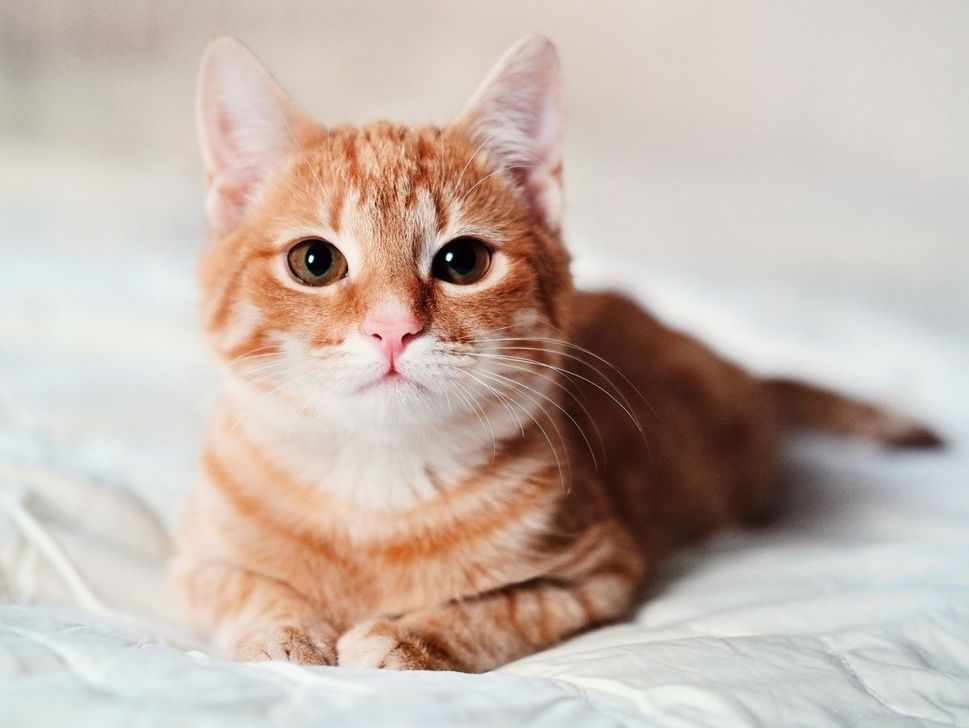
#> input picture Resources/Data/cat.jpg, 969 x 728 px, shrunk from 1200 x 901 before the run, found by its file name
$ jupyter execute '延伸學習-gaussian filter.ipynb'
#> lines starting #> are read from the running program, lines starting #| are printed output that depends on the picture
# 一、高斯分佈

高斯分佈公式：

[cell 1]
import numpy as np
import matplotlib.pyplot as plt

mu ,sigma = 0, 3 #平均值, 標準差
s = np.random.normal(mu, sigma, 10000) # create guassian noise
x = np.arange(10000)
# plot gaussian noise
plt.subplot(1,2,1)
plt.xlim(0, 1000)
plt.ylim(-20,20)
plt.plot(x,s)

# plot gaussian distribution
plt.subplot(1,2,2)
count, bins, ignored = plt.hist(s, 300)
plt.plot(bins, (1 / sigma*np.sqrt(2*np.pi))*
               np.exp(-(bins-mu)**2 / 2*sigma**2), linewidth=2, color='r')
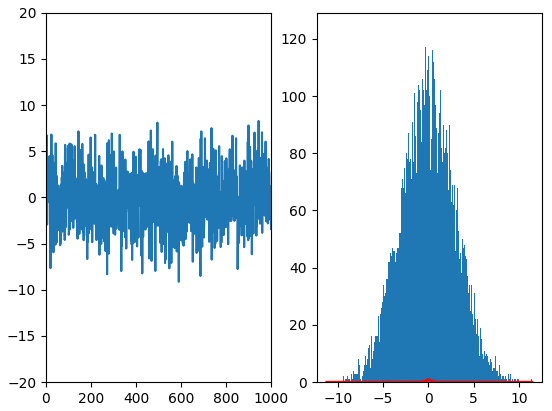
#> figure drawn by matplotlib, 2 panels; panel 1: curve peaks at x = 3118, y = 11.4; panel 2: tallest bar 123 high, from x = -0.209 to -0.134; panel 2: curve peaks at x = 0.0169, y = 0.834

# Gaussian Filter

+ 用途：降低影像雜訊、減少細節

+ 作法：將3*3(舉例)gaussian filter對影像做卷積，卷積完的結果取代中間的pixel
    + 卷積後，9個pixel用一個pixel取代
    + 影像就會變模糊


+ Gaussian filer由 gaussian function產生


[cell 2]
# 如何產生gaussian filter
import numpy as np
import matplotlib.pyplot as plt

#3*3 Gassian filter
x = np.array([[-1, 0, 1],
              [-1, 0, 1],
              [-1, 0, 1]])

y = np.array([[-1, -1, -1],
              [ 0,  0,  0],
              [ 1,  1,  1]])

# sigma = 1
gaussian_kernel = np.exp(- (x**2 + y**2))

# normalization
gaussian_kernel = gaussian_kernel/gaussian_kernel.sum()

# plot gausssain filter
plt.imshow(gaussian_kernel, cmap=plt.get_cmap('jet'), interpolation='nearest')
plt.colorbar()
plt.show()
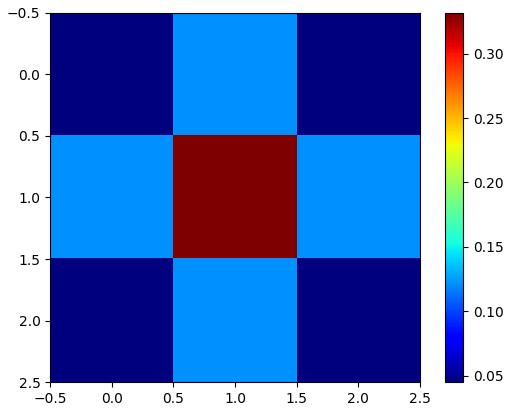
#> figure drawn by matplotlib, 2 panels

[cell 3]
import cv2
from scipy import signal

plt.rcParams['figure.figsize'] = (15,15)

img = cv2.imread('./cat.jpg')
#> img is the input picture: shape (728, 969, 3); mean B, G, R 172.9, 182.3, 197.4
img = img/255
# 加入高斯雜訊
noise = np.random.normal(0, 0.1, img.shape)
noise_img = img + noise
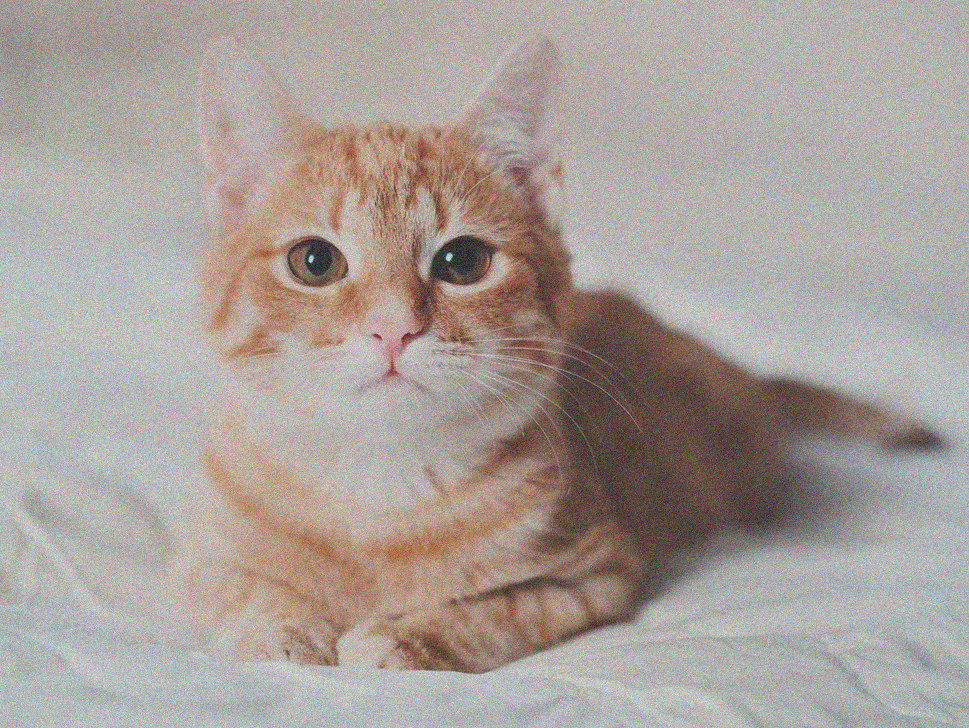
#> noise_img: shape (728, 969, 3) float64; mean B, G, R 0.678, 0.715, 0.774; drawn with min black and max white
# 所有值必須介於 0~1 之間，超過1 = 1，小於0 = 0
noise_img = np.clip(noise_img, 0, 1)
noise_img = np.uint8(noise_img*255)
plt.subplot(1,2,1)
plt.title('noise img')
plt.imshow(noise_img[:,:,::-1])

# 影像轉灰階，這樣只需做一次conv
gray = cv2.cvtColor(noise_img, cv2.COLOR_BGR2GRAY)
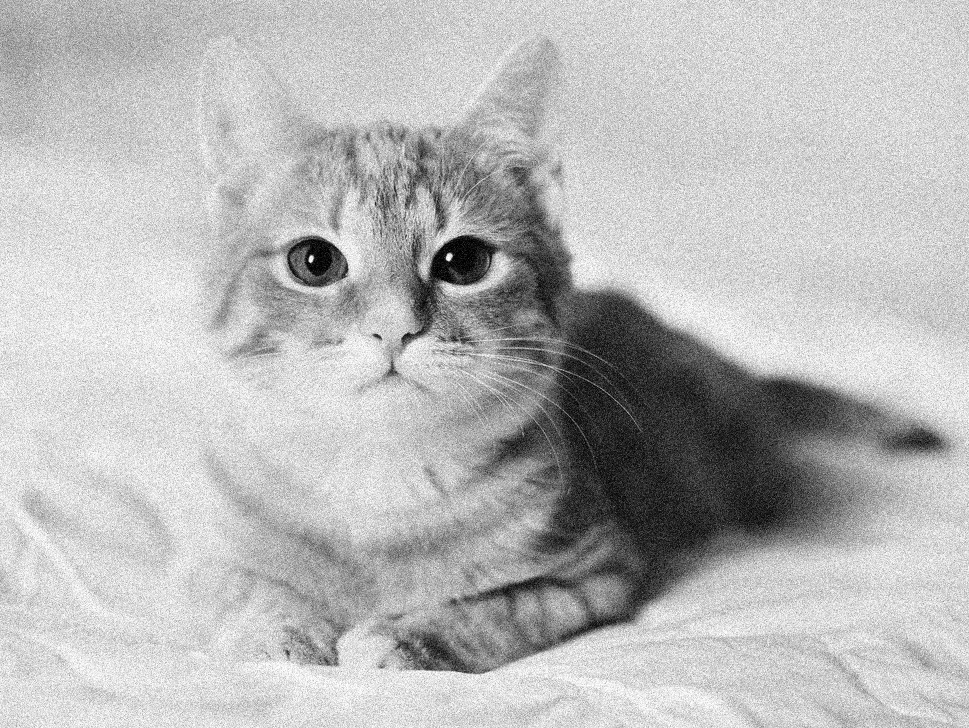
#> gray: shape (728, 969); min 0, max 255, mean 184.7

# 3*3 gaussian filter
x, y = np.mgrid[-2:3, -2:3]
gaussian_filter = np.exp(- (x**2 + y**2))
gaussian_filter = gaussian_filter / gaussian_filter.sum()

result = signal.convolve2d(gray, gaussian_filter, boundary='symm', mode='same')
plt.subplot(1,2,2)
plt.title('result')
plt.imshow(result, cmap='gray')
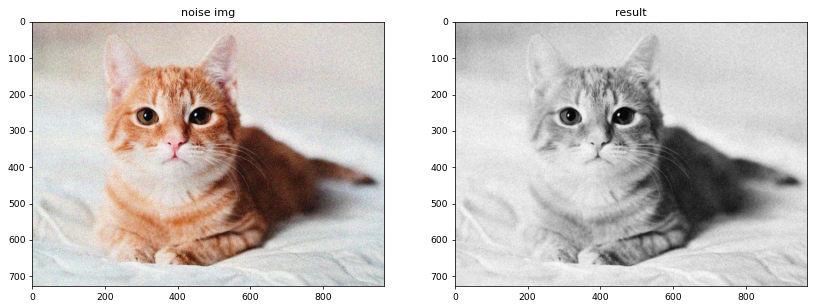
#> figure drawn by matplotlib, 2 panels

[cell 4]
# 直接使用cv2套件
denoise = cv2.GaussianBlur(gray, (5,5), 0, cv2.BORDER_DEFAULT)
plt.title('denoise')
plt.imshow(denoise, cmap='gray')
